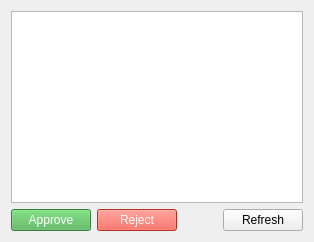
<?xml version="1.0" encoding="UTF-8"?>
<ui version="4.0">
    <class>RequestsAdminWidget</class>
    <widget class="QWidget" name="RequestsAdminWidget">
        <layout class="QVBoxLayout" name="verticalLayout">
            <item>
                <widget class="QTableView" name="tableView">
                    <property name="selectionMode">
                        <enum>QAbstractItemView::SingleSelection</enum>
                    </property>
                    <property name="selectionBehavior">
                        <enum>QAbstractItemView::SelectRows</enum>
                    </property>
                </widget>
            </item>
            <item>
                <layout class="QHBoxLayout" name="horizontalLayout">
                    <item>
                        <widget class="QPushButton" name="approveButton">
                            <property name="text">
                                <string>Approve</string>
                            </property>
                            <property name="styleSheet">
                                <string notr="true">background-color: #4CAF50; color: white;</string>
                            </property>
                        </widget>
                    </item>
                    <item>
                        <widget class="QPushButton" name="rejectButton">
                            <property name="text">
                                <string>Reject</string>
                            </property>
                            <property name="styleSheet">
                                <string notr="true">background-color: #f44336; color: white;</string>
                            </property>
                        </widget>
                    </item>
                    <item>
                        <spacer name="horizontalSpacer">
                            <property name="orientation">
                                <enum>Qt::Horizontal</enum>
                            </property>
                            <property name="sizeHint" stdset="0">
                                <size>
                                    <width>40</width>
                                    <height>20</height>
                                </size>
                            </property>
                        </spacer>
                    </item>
                    <item>
                        <widget class="QPushButton" name="refreshButton">
                            <property name="text">
                                <string>Refresh</string>
                            </property>
                        </widget>
                    </item>
                </layout>
            </item>
        </layout>
    </widget>
    <resources/>
    <connections/>
</ui>
